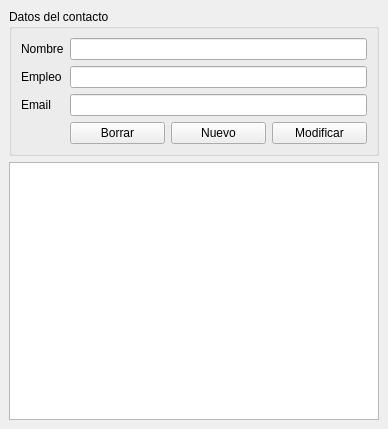
<?xml version="1.0" encoding="UTF-8"?>
<ui version="4.0">
 <class>MainWindow</class>
 <widget class="QMainWindow" name="MainWindow">
  <property name="geometry">
   <rect>
    <x>0</x>
    <y>0</y>
    <width>388</width>
    <height>429</height>
   </rect>
  </property>
  <property name="windowTitle">
   <string>MainWindow</string>
  </property>
  <widget class="QWidget" name="centralwidget">
   <layout class="QVBoxLayout" name="verticalLayout">
    <item>
     <widget class="QGroupBox" name="groupBox">
      <property name="title">
       <string>Datos del contacto</string>
      </property>
      <layout class="QFormLayout" name="formLayout">
       <item row="0" column="0">
        <widget class="QLabel" name="label_nombre">
         <property name="text">
          <string>Nombre</string>
         </property>
        </widget>
       </item>
       <item row="0" column="1">
        <widget class="QLineEdit" name="line_nombre"/>
       </item>
       <item row="1" column="0">
        <widget class="QLabel" name="label_empleo">
         <property name="text">
          <string>Empleo</string>
         </property>
        </widget>
       </item>
       <item row="1" column="1">
        <widget class="QLineEdit" name="line_empleo"/>
       </item>
       <item row="2" column="0">
        <widget class="QLabel" name="label_email">
         <property name="text">
          <string>Email</string>
         </property>
        </widget>
       </item>
       <item row="2" column="1">
        <widget class="QLineEdit" name="line_email"/>
       </item>
       <item row="3" column="1">
        <layout class="QHBoxLayout" name="horizontalLayout">
         <item>
          <widget class="QPushButton" name="boton_borrar">
           <property name="text">
            <string>Borrar</string>
           </property>
          </widget>
         </item>
         <item>
          <widget class="QPushButton" name="boton_nuevo">
           <property name="text">
            <string>Nuevo</string>
           </property>
          </widget>
         </item>
         <item>
          <widget class="QPushButton" name="boton_modificar">
           <property name="text">
            <string>Modificar</string>
           </property>
          </widget>
         </item>
        </layout>
       </item>
      </layout>
     </widget>
    </item>
    <item>
     <widget class="QTableView" name="tabla">
      <property name="selectionMode">
       <enum>QAbstractItemView::ExtendedSelection</enum>
      </property>
      <attribute name="horizontalHeaderStretchLastSection">
       <bool>true</bool>
      </attribute>
      <attribute name="verticalHeaderStretchLastSection">
       <bool>false</bool>
      </attribute>
     </widget>
    </item>
   </layout>
  </widget>
 </widget>
 <resources/>
 <connections/>
</ui>
